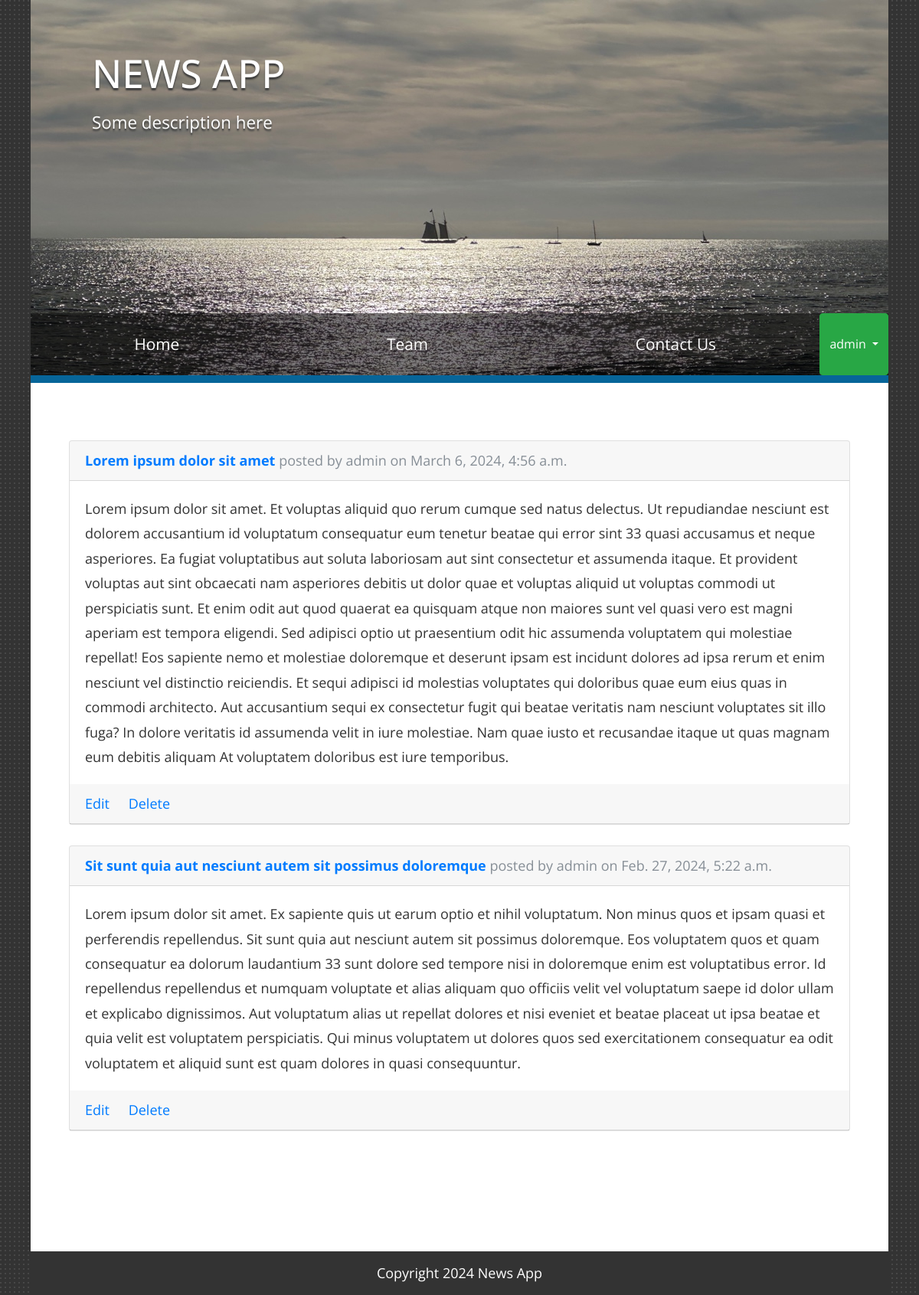
/articles/ (signed in), run on the app's committed database.
### accounts/models.py (models this page shows)
class CustomUser(AbstractUser):
    age = models.PositiveIntegerField(null=True, blank=True)

### articles/models.py (models this page shows, shortened)
class Article(models.Model):
    title = models.CharField(max_length=255)
    body = models.TextField()
    date = models.DateTimeField(auto_now_add=True)
    author = models.ForeignKey(
        settings.AUTH_USER_MODEL,
        on_delete=models.CASCADE,
    )
    class Meta:
        ordering = ['-date']

### articles/views.py (the view)
# urls.py: path("", ArticleListView.as_view(), name="article_list"),
class ArticleListView(LoginRequiredMixin, ListView):
    queryset = Article.objects.order_by("author")
    context_object_name = 'article_list'
    template_name = "article_list.html"
    def get_queryset(self):
        return Article.objects.filter(author=self.request.user)

### templates/article_list.html (shortened to what this page needs)
{% extends "base.html" %}
{% block content %}
{% for article in article_list %}
  <div class="card">
    <div class="card-header">
       <span class="font-weight-bold">
      <a href="{% url 'article_detail' article.pk %}" class="card-link">{{ article.title }}</a>
       </span>
      <span class="text-muted"> posted by {{ article.author }} on {{ article.date }}</span>
    </div>
    <div class="card-body">
      <p>{{ article.body }}</p>
    </div>
    <div class="card-header">
      <a href="{% url 'article_edit' article.pk %}" class="card-link">Edit</a>
      <a href="{% url 'article_delete' article.pk %}" class="card-link">Delete</a>
    </div>
  </div>
<br />
{% endfor %}
{% endblock content %}

### templates/base.html (shortened to what this page needs)
{% load static %}
<!DOCTYPE html>
<html>
<head>
  <link rel="stylesheet" href="{% static 'font-awesome-4.7.0/css/font-awesome.min.css' %}">
  <link rel="stylesheet" href="{% static 'css/bootstrap.min.css' %}">
  <link rel="stylesheet" href="{% static 'css/tooplate-style.css' %}">
</head>
<body>
<div class="container">
  <header class="tm-site-header">
    <h1 class="tm-site-name">News app</h1>
      <p class="tm-site-description">Some description here</p>
      <nav class="navbar navbar-expand-md tm-main-nav-container">
          <div class="collapse navbar-collapse tm-main-nav" id="tmMainNav">
            <ul class="nav nav-fill tm-main-nav-ul">
              <li class="nav-item"><a class="nav-link" href="{% url 'home' %}">Home</a></li>
              <li class="nav-item"><a class="nav-link" href="{% url 'team' %}">Team</a></li>
              <li class="nav-item"><a class="nav-link" href="{% url 'contact' %}">Contact Us</a></li>
              {% if user.is_authenticated %}
              <div class="btn-group">
                <button class="btn btn-success dropdown-toggle" type="button" data-toggle="dropdown" aria-haspopup="true" aria-expanded="false">
                  {{ user.username }}
                </button>
              </div>
              {% endif %}
            </ul>
          </div>
        </nav>
  </header>
  <div class="tm-main-content">
  <section class="tm-margin-b-l">
      {% block content %}
      {% endblock content %}
  </section>
  </div>
  <footer>
  Copyright <span class="tm-current-year"> </span> News App
  </footer>
</div>
</body>
</html>

### static/css/tooplate-style.css (style rules this page uses)
body { font-family: 'Open Sans', Helvetica, Arial, sans-serif; font-size: 18px; background: url('/static/img/bground.jpg'); padding: 0 15px; overflow-x: hidden; }
a, button { transition: all 0.3s ease; }
h1, h2, h3, h4, h5, h6 { line-height: 1.4; }
p { line-height: 1.8; margin-bottom: 0; }
p, .tm-gallery-item .tm-figcaption { color: #333; }
button { cursor: pointer; border: none; }
.container { background-color: white; max-width: 1120px; padding: 0; margin: 0 auto; }
.tm-site-name { font-size: 3.2rem; text-transform: uppercase; }
.tm-site-name, .tm-site-description { color: white; text-shadow: 0px 3px 2px rgba(62,62,62,1); }
.tm-site-description { font-size: 1.4rem; }
.tm-site-header { background: url('/static/img/header.jpg') no-repeat; background-size: cover; height: 300px; padding: 60px 80px; position: relative; border-bottom: 10px solid #076599; }
.tm-main-nav-ul { flex-flow: column; }
.tm-main-nav-container { position: fixed; width: 100%; top: 5px; right: 10px; width: 200px; z-index: 1000; }
.tm-main-nav { background-color: rgba(0,0,0,0.5); }
.tm-main-nav .nav-link { color: white; font-size: 1.3rem; padding: 15px 20px; }
.tm-main-content { padding: 35px 30px; }
.tm-margin-b-l { margin-bottom: 60px; }
footer { background-color: rgba(0,0,0,0.8); color: white; padding: 15px; text-align: center; }
@media (min-width: 576px) { .tm-main-content { padding: 75px 50px 70px; } }
@media (min-width: 768px) { .tm-main-nav-ul { flex-flow: row; width: 100%; } }
@media (min-width: 768px) { .tm-main-nav-container { position: absolute; left: 0; bottom: 0; right: auto; top: auto; padding: 0; width: 100%; } }
@media (min-width: 768px) { .tm-main-nav .nav-link { padding: 10px 15px; } }
@media (min-width: 992px) { .tm-site-header { height: 400px; } }
@media (min-width: 992px) { .tm-main-nav .nav-link { padding: 15px 20px; } }
@media (min-width: 1200px) { .container { max-width: 1120px; } }
@media (min-width: 1200px) { .tm-site-header { height: 500px; } }
@media (min-width: 1200px) { .tm-main-nav .nav-link { padding: 25px; } }

### data on the page
CustomUser: username "admin"
Article: title "Lorem ipsum dolor sit amet", author "admin", date "March 6, 2024, 4:56 a.m.", body "Lorem ipsum dolor sit amet. Et voluptas aliquid quo rerum cumque sed natus delectus. Ut repudiandae nesciunt est dolorem accusantium id voluptatum consequatur eum tenetur beatae qui error sint 33 quasi accusamus et neque asperiores. Ea fugiat voluptatibus aut soluta laboriosam aut sint consectetur et assumenda itaque. Et provident voluptas aut sint obcaecati nam asperiores debitis ut dolor quae et voluptas aliquid ut voluptas commodi ut perspiciatis sunt. Et enim odit aut quod quaerat ea quisquam atque non maiores sunt vel quasi vero est magni aperiam est tempora eligendi. Sed adipisci optio ut praesentium odit hic assumenda voluptatem qui molestiae repellat! Eos sapiente nemo et molestiae…"
Article: title "Sit sunt quia aut nesciunt autem sit possimus doloremque", author "admin", date "Feb. 27, 2024, 5:22 a.m.", body "Lorem ipsum dolor sit amet. Ex sapiente quis ut earum optio et nihil voluptatum. Non minus quos et ipsam quasi et perferendis repellendus. Sit sunt quia aut nesciunt autem sit possimus doloremque. Eos voluptatem quos et quam consequatur ea dolorum laudantium 33 sunt dolore sed tempore nisi in doloremque enim est voluptatibus error. Id repellendus repellendus et numquam voluptate et alias aliquam quo officiis velit vel voluptatum saepe id dolor ullam et explicabo dignissimos. Aut voluptatum alias ut repellat dolores et nisi eveniet et beatae placeat ut ipsa beatae et quia velit est voluptatem perspiciatis. Qui minus voluptatem ut dolores quos sed exercitationem consequatur ea odit voluptatem…"
